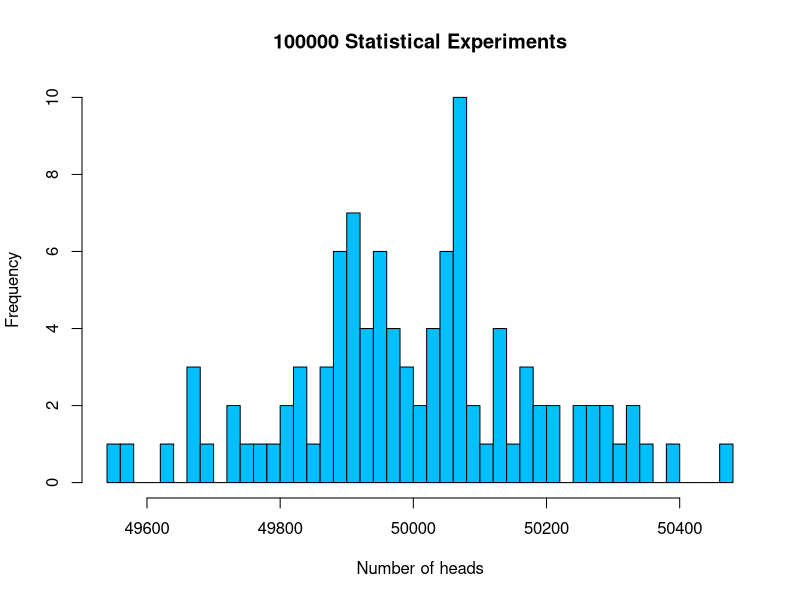
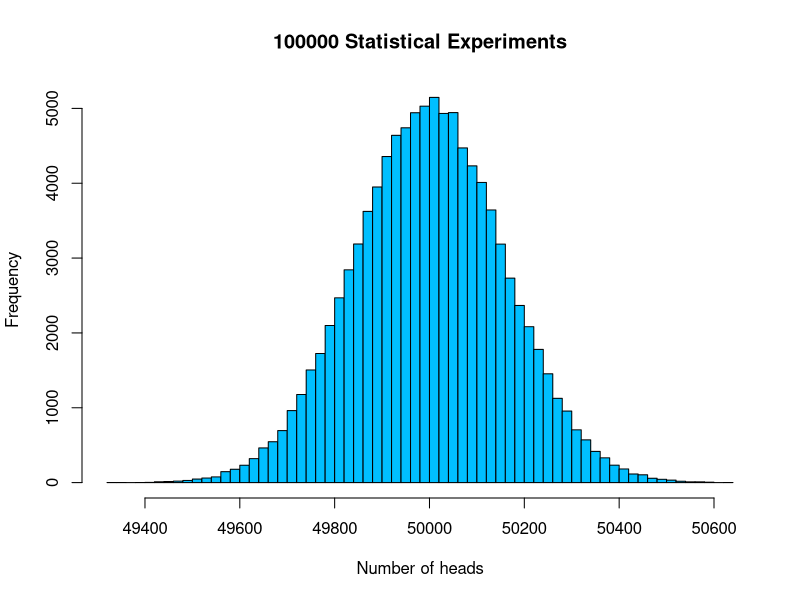
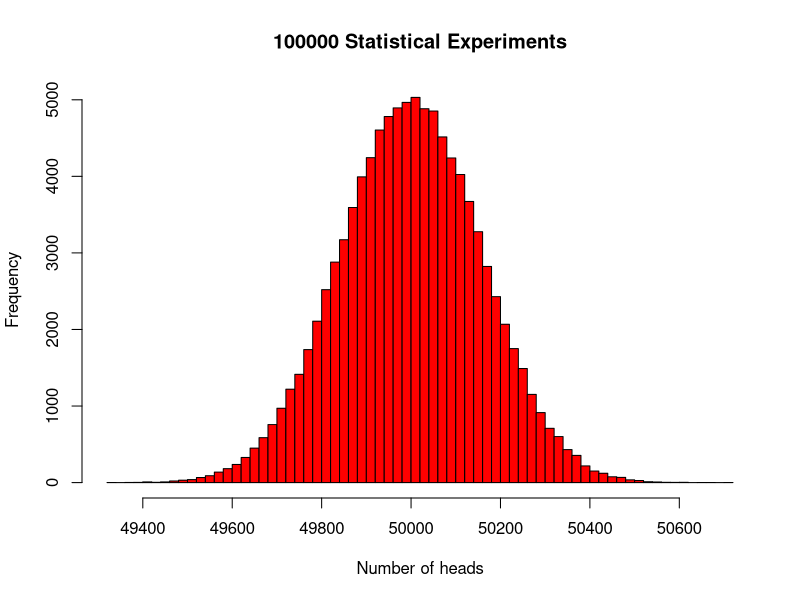
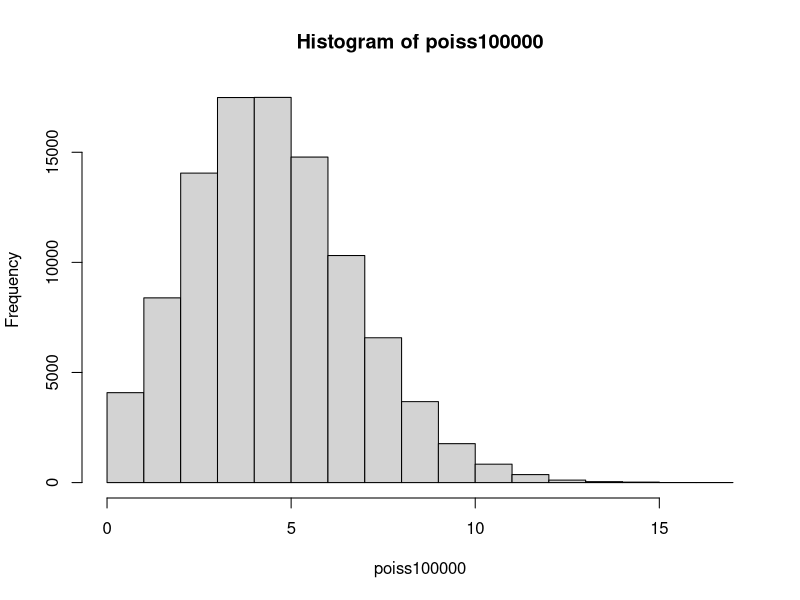
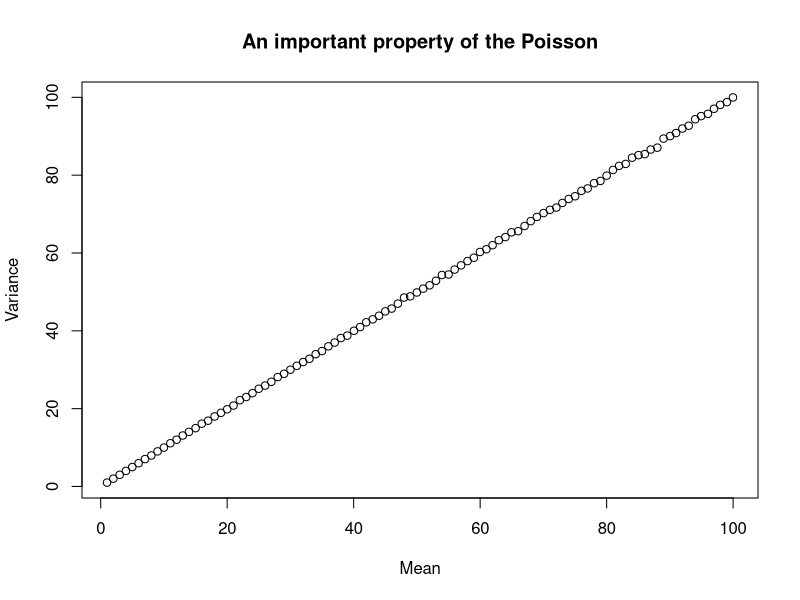
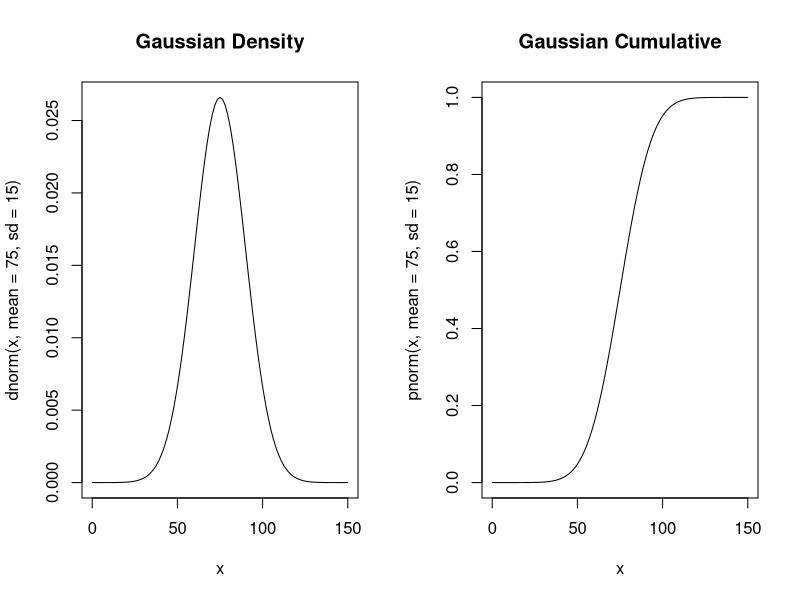
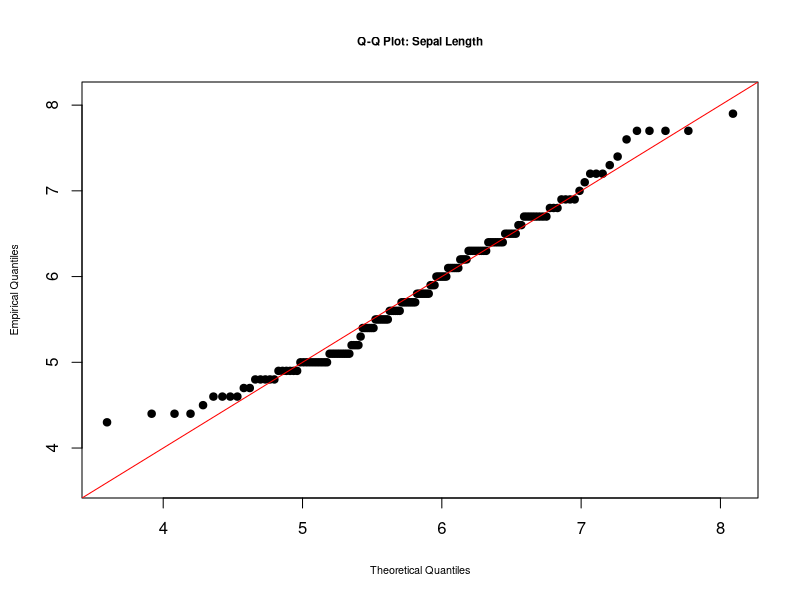
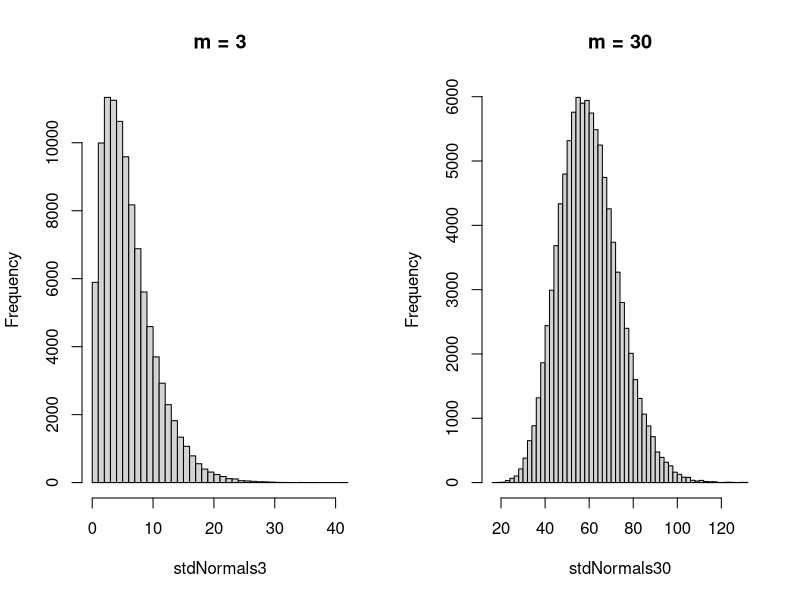

Source code (R) for these figures, in order:

## Introduction to R for Data Science
## ══════════════════════════════════════════════════════════════════════════════════
## SESSION 07: PROBABILITY FUNCTIONS IN R
## ══════════════════════════════════════════════════════════════════════════════════
## Autumn/Winter 2016.
## Data Science Serbia @Startit Centre, Savska 5, Belgrade, Serbia

## Lecturers
## ══════════════════════════════════════════════════════════════════════════════════
# Goran S. Milovanović, Phd
# Data Science Mentor @Springboard, Data Science Serbia
# ing Branko Kovač, Data Scientist @Tradecore
# Data Science Mentor @ Springboard, Data Science Serbia
## ══════════════════════════════════════════════════════════════════════════════════

## SESSION 07: PROBABILITY FUNCTIONS IN R
## ══════════════════════════════════════════════════════════════════════════════════

# clear all
rm(list=ls())

#### Binomial Distribution
# A basic statistical experiment: tossing a coing that has a probability p for Heads;
# repeat the experiment N times

# Example:
# A person throws a fair dice ten times.
# What is the probability of obtaining five or less sixes at random?
# Let's see: the probability of getting exactly five sixes at random is:
pFiveSixes <- dbinom(5, size = 10, p = 1/6)
pFiveSixes
# The probability of getting five or less than five sixes 
# from ten statistical experiments is:
pFiveAndLessSixes <- sum(
  dbinom(0, size = 10, p = 1/6),
  dbinom(1, size = 10, p = 1/6),
  dbinom(2, size = 10, p = 1/6),
  dbinom(3, size = 10, p = 1/6),
  dbinom(4, size = 10, p = 1/6),
  dbinom(5, size = 10, p = 1/6)
)
pFiveAndLessSixes # Wow... but that's five AND less than five... :(

# We could have used a cummulative distribution function to figure out this as well:
pFiveAndLessSixes <- pbinom(5, size = 10, p = 1/6)
pFiveAndLessSixes

# Do not forget: the binomial distribution models a statistical experiment with
# two outcomes only. In the present example, its parameter, p = 1/6, has a complement
# of 1-p == 5/6, and the following semantics: either 5 comes out, OR everything else.
# The binomial distribution does not model a dice. It models a coin (fair or unfair).
# To model a dice, you need the multinomial distribution, which is the multivariate
# generalization of the binomial. We will cover only some univariate distributions here.

# Generate a sample of random binomial variates:
randomBinomials <- rbinom(100, size = 1, p = .5)
randomBinomials
randomBinomials <- rbinom(100, size = 100, p = .5)
randomBinomials # see the difference?
randomBinomials <- rbinom(100, size = 100000, p = .5)
length(randomBinomials)
hist(randomBinomials, n = 50,
     main = "100000 Statistical Experiments",
     xlab = "Number of heads",
     ylab = "Frequency",
     col = "deepskyblue")
# interpretion: we were running 100 statistical experiments,
# each time drawing a sample of 100000 observations of a fair coin (p = .5)
randomBinomials <- rbinom(100000, size = 100000, p = .5)
# interpretion: we were running 10000 statistical experiments,
# each time drawing a sample of 100000 observations of a fair coin (p = .5)
hist(randomBinomials, n = 50,
     main = "100000 Statistical Experiments",
     xlab = "Number of heads",
     ylab = "Frequency",
     col = "deepskyblue")

# Quantile Function of the Binomial distribution:
# The quantile is defined as the smallest value x such that F(x) ≥ p, 
# where F is the distribution function.
qbinom(p = .01, size = 100, prob = .5)
qbinom(p = .99, size = 100, prob = .5)
qbinom(p = .01, size = 200, prob = .5)
qbinom(p = .99, size = 200, prob = .5)

# Now take a look at this:
randomUniformNumbers <- runif(100000,0,1)
# this generated 100 uniformly distributed random numbers
# on an interval from 0 to 1
randomBinomialNumbers <- qbinom(randomUniformNumbers,
                                size = 100000,
                                prob = .5)
hist(randomBinomialNumbers, n = 50,
     main = "100000 Statistical Experiments",
     xlab = "Number of heads",
     ylab = "Frequency",
     col = "red")

# In other words, and for all those of you who will be interested in
# running simulations of stochastic models anytime in the future:
# If you can generate random numbers from a uniform distribution on (0,1)
# you can also generate random numbers from the binomial distribution - or any other
# distribution as well.
# However, R offers random number generators 
# for a huge number of probability densities...

#### Poisson Distribution
# A discrete probability distribution with mean and variance correlated...
# This is the distribution of the number of occurrences
# of independent events in a given interval.

# Example (following and adapting from Ladislaus Bortkiewicz, 1898)
# On the average, 10 soldiers in the Prussian army 
# were killed accidentally by horse kick monthly.
# What is the probability that 17 or more soldies
# in the Prussian army will be accidently killed by horse kicks
# during the month? Let's see:
tragedies <- ppois(17, lambda=10, lower.tail=FALSE)   # upper tail
tragedies
# lambda is the mean of the Poisson distribution and its only parameter
# NOTE: the lower.tail=FALSE argument converts from the Cumulative to the
# Decumulative distribution (also known as a Survivor function)
# i.e. P(X > x), for decumulative, in contrast to P(X <= x), for cumulative probability
# Compare:
tragedies <- ppois(17, lambda=10, lower.tail=TRUE)   # lower tail
tragedies # this is the answer to the question of what would be the probability of
# 17 and *less than 17* deaths

# The same logic to generate random deviates as we have observed in the Binomial case:
poiss100000 <- rpois(100000,lambda = 5)
hist(poiss100000)

# An important property of the Poisson distribution:
lambda <- seq(1,100,1)
poissonMean <- unlist(lapply(lambda, function(x) {
  mean(rpois(100000,x))
}))
poissonVar <- unlist(lapply(lambda, function(x) {
  var(rpois(100000,x))
}))
# plot!
plot(poissonMean, poissonVar,
     main = "An important property of the Poisson",
     xlab = "Mean", ylab = "Variance")
# The moral of the story:
# use the Poisson distribution to model phenomena
# where you expect the mean to be correlated with the variance.

#### And now for something completelly different: a continuous distribution
#### The Gaussian (Normal) Distribution

# the same story:
# What is the probability that a person is 185 cm tall if we draw a person 
# at random from a population with mean height = 178 cm, standard deviation = 15 cm...
p185cm <- dnorm(185, mean = 178, sd = 15) #?
p185cm
# No, it is not 0.02385223... that is probability density
# The normal distribution is continuous: it doesn't really make sense
# to ask for a probability of a point from its domain.
# Try this:
# What is the probability that a person is between 180 cm and 185 cm tall
# if we draw a person at random from a population with 
# mean height = 178 cm, standard deviation = 15 cm?
p180_185cm <- dnorm(185, mean = 178, sd = 15) - dnorm(180, mean = 178, sd = 15)
p180_185cm # oops...
p180_185cm <- dnorm(180, mean = 178, sd = 15) - dnorm(185, mean = 178, sd = 15)
p180_185cm # is this right? NO.
# Maybe:
p180_185cm <- pnorm(185, mean = 178, sd = 15, lower.tail = T) - 
  pnorm(180, mean = 178, sd = 15, lower.tail = T)
p180_185cm # yes, that is correct: 0.1265957

# Gaussian, the bell curve, the famous one:
x <- seq(0,150,.01)
# set plot parameters
par(mfrow=c(1,2))
curve(dnorm(x,mean=75,sd=15),from = 0, to = 150, main = "Gaussian Density")
curve(pnorm(x,mean=75,sd=15),from = 0, to = 150, main = "Gaussian Cumulative")

### Checking whether a variable has a normal distribution
## check whether the assumption of normality holds: Sepal Length

library(datasets)
data(iris)

# The Kolmogorov-Smirnov Test
ksSLength <- ks.test(iris$Sepal.Length,
                     "pnorm",
                     mean(iris$Sepal.Length),
                     sd(iris$Sepal.Length),
                     alternative = "two.sided",
                     exact = NULL)

ksSLength # KS test says this is a normal distribution
ksSLength

## AGAIN: check whether the assumption of normality holds: Sepal.Lenght
# Shapiro-Wilk Test :: better for small samples + for Normal distribution only!
# NOTE: The most powerful statistical test given for a given alpha and compared
# to other tests similar in purpose!
swPLength <- shapiro.test(iris$Sepal.Length)
swPLength # SW test says it is not normally distributed...

# Take-home message: good luck with normality tests...

# plots to check the normality assumption
theoNormSLength <- qnorm(ppoints(iris$Sepal.Length),
                         mean(iris$Sepal.Length),
                         sd(iris$Sepal.Length))
# ?ppoints - produces evenly spaced probability points
# set plot parameters
par(mfrow=c(1,1))
# qqplot
qqplot(theoNormSLength,iris$Sepal.Length,
       main = "Q-Q Plot: Sepal Length",
       xlab = "Theoretical Quantiles",
       ylab = "Empirical Quantiles",
       xlim = c(min(theoNormSLength),max(theoNormSLength)),
       ylim = c(min(theoNormSLength),max(theoNormSLength)),
       pch = 19,
       cex.lab = .65,
       cex.main = .7
)
abline(0,1,col="red")

#### The Chi-Square Distribution and the related statistical test
# Theory: say X follows a Standard Normal Distribution
# Standard Normal Distribution: Mean = 0, Variance = Standard Deviation = 1
# Take m = 3 such variables, square them, sum up the squares, 
# and repeat the experiment 100,000 times
stdNormals3 <- unlist(lapply(seq(1,100000), function(x) {
  sum((rnorm(3, mean = 1, sd = 1))^2)
}))
# how are these sums of standar normal distributions distributed?
# set plot parameters
par(mfrow=c(1,2))
hist(stdNormals3, 50, main = "m = 3")
# repeat with m = 30
stdNormals30 <- unlist(lapply(seq(1,100000), function(x) {
  sum((rnorm(30, mean = 1, sd = 1))^2)
}))
hist(stdNormals30, 50, main = "m = 30")
# The sum of squared IID random variables, each ~ standard norm(al distribution
# has a Chi-Square distribution
par(mfrow=c(1,2))
curve(dchisq(x,3), from = 0, to = 40, main = "m = 3")
curve(dchisq(x,30), from = 0, to = 120, main = "m = 30")
# This probability distribution plays 
# an important role in statistical hypothesis testing

### The Chi-Square Goodness-of-Fit (GoF) Test
# Assume the following: an urn contains white, blue, and red balls
# in proportion of 5:3:2.
# We draw a sample of size n = 100 balls from the urn.
n <- 100
# Our task is to determine whether the sample reflects the hypothesized distribution
# of balls in the urn.

# Step 1: Population parameters (probabilities)
populationP <- c(.5, .3, .2)
expectedCounts <- n*populationP
expectedCounts
# Step 2: Sampling
# random draw from a multinomial distribution of three events:
sample <- as.numeric(rmultinom(1, 100, prob = populationP))
sample
# Chi-Square Statistic:
chiSq <- sum(((sample - expectedCounts)^2)/expectedCounts)
chiSq
df <- 3 - 1 # k == 3 == number of events
df
sig <- pchisq(chiSq, df, lower.tail=F)
sig
sig < .05
# Chi-Square test NOT significant: the empirical distribution follows
# the theoretical distribution (i.e. suggests that the expected counts 
# are NOT different from the observed)

# again, with a sample from a different distribution:
# random draw from a multinomial distribution of three events:
sample <- as.numeric(rmultinom(1, 100, prob = c(.3, .3, .4)))
sample
# Chi-Square Statistic:
chiSq <- sum(((sample - expectedCounts)^2)/expectedCounts)
chiSq
df <- 3 - 1 # k == 3 == number of events
df
sig <- pchisq(chiSq, df, lower.tail=F)
sig
sig < .05
# Chi-Square test significant: the empirical distribution does not follow
# the theoretical distribution (i.e. suggests that the expected counts are 
# different from the observed)

##### ---------------------------------------- ####
##### Probability Functions LAB
##### ---------------------------------------- ####

# set plot  parameters
par(mfrow=c(2,2))
# sum 100 IID random variables, Chi-Square, m = 10
chiSqSums100 <- unlist(lapply(seq(1:100), function(x) {
  sum(rchisq(100, 10))
}))
# sum 1000 IID random variables, Chi-Square, m = 10
hist(chiSqSums100, 50, col="deepskyblue")
chiSqSums1000 <- unlist(lapply(seq(1:1000), function(x) {
  sum(rchisq(100, 10))
}))
# sum 10000 IID random variables, Chi-Square, m = 10
hist(chiSqSums1000, 50, col="deepskyblue")
chiSqSums10000 <- unlist(lapply(seq(1:10000), function(x) {
  sum(rchisq(1000, 10))
}))
hist(chiSqSums10000, 50, col="deepskyblue")
# sum 1000000 IID random variables, Chi-Square, m = 10
chiSqSums100000 <- unlist(lapply(seq(1:100000), function(x) {
  sum(rchisq(1000, 10))
}))
hist(chiSqSums100000, 50, col="deepskyblue")

# repeat for Poisson with lambda = 2
# set plot  parameters
par(mfrow=c(2,2))
for (sumSize in c(100, 1000, 10000, 100000)) {
  poisSums <- unlist(lapply(seq(1:sumSize), function(x) {
    sum(rpois(1000, 2))
  }))
  hist(poisSums, 50, col="red")
}

# repeat for Normal with mean = 100, sd = 25
# set plot  parameters
par(mfrow=c(2,2))
for (sumSize in c(100, 1000, 10000, 100000)) {
  normSums <- unlist(lapply(seq(1:sumSize), function(x) {
    sum(rnorm(1000, mean = 100, sd = 25))
  }))
  hist(normSums, 50, col="green")
}

# repeat for Cauchy with location = 0, scale = 1
# set plot  parameters
par(mfrow=c(2,2))
for (sumSize in c(100, 1000, 10000, 100000)) {
  cauchySums <- unlist(lapply(seq(1:sumSize), function(x) {
    sum(rcauchy(1000, location = 0, scale = 1))
  }))
  hist(cauchySums, 50, col="orange")
}
# ? - "The Witch of Agnesi" :)